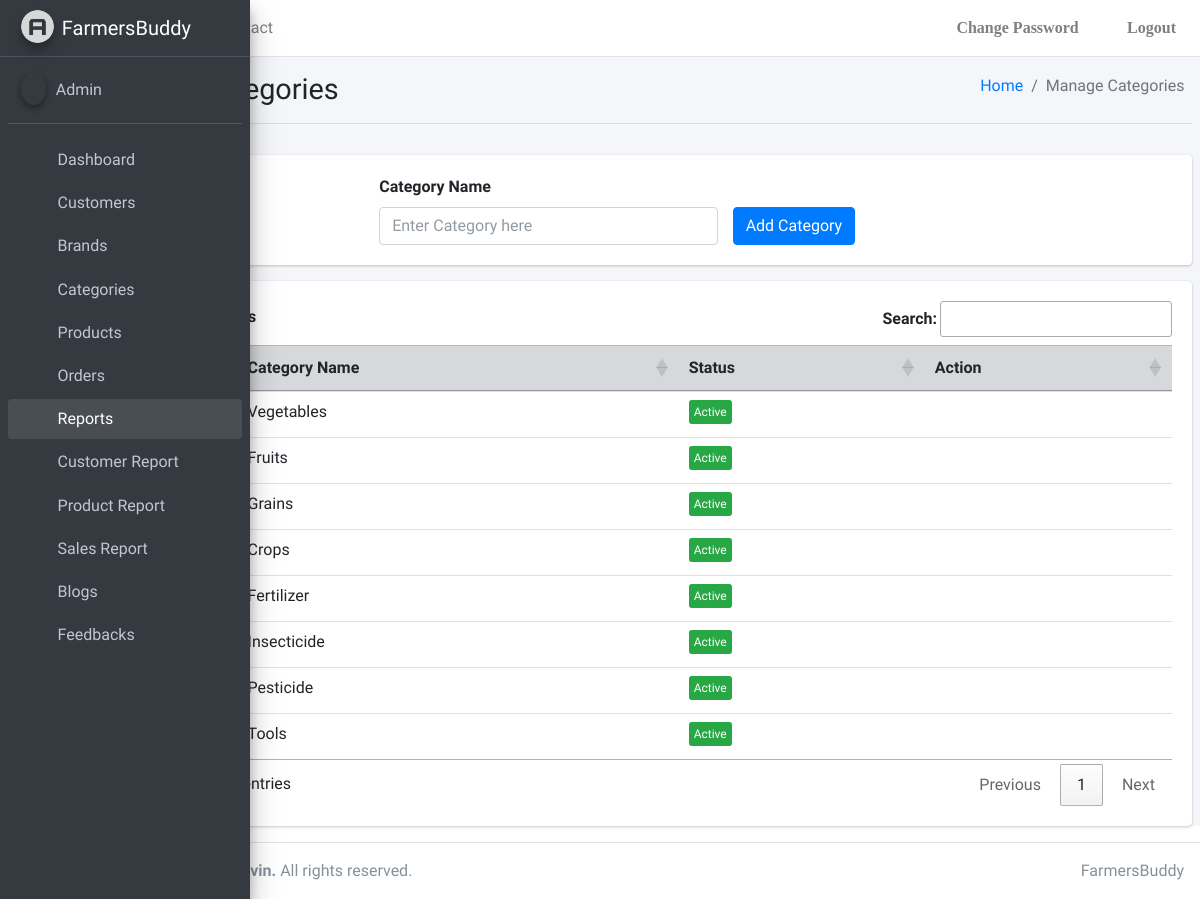
/FarmersBuddy/admin/managecategories, run on the app's committed database.
### FarmersBuddy/models.py (models this page shows, shortened)
class Category(models.Model):
    id = models.AutoField(primary_key=True)
    CategoryName = models.CharField(max_length=50)
    Status = models.CharField(max_length=1, default="1")

### FarmersBuddy/views.py (the view, shortened to what this page needs)
# urls.py: path('admin/managecategories', views.managecategories, name='managecategories'),
@never_cache
def managecategories(request):
    categories = Category.objects.all()
    dictbrands = {
        "Categories": categories
    }
    return render(request, "FarmersBuddy/Admin/managecategories.html", dictbrands)

### templates/FarmersBuddy/Admin/managecategories.html (shortened to what this page needs)
{% extends './base.html' %} {% block title %}Manage Categories{% endblock %}
{% block body %}
<div class="content-wrapper">
  <div class="content-header">
    <div class="container-fluid">
      <div class="row mb-2">
        <div class="col-sm-6">
          <h1 class="m-0">Manage Categories</h1>
        </div>
        <div class="col-sm-6">
          <ol class="breadcrumb float-sm-right">
            <li class="breadcrumb-item"><a href="#">Home</a></li>
            <li class="breadcrumb-item active">Manage Categories</li>
          </ol>
        </div>
      </div>
    </div>
    <hr />
  </div>
  <div class="content">
    <div class="card">
      <div class="card-body col-md-6 mx-auto">
      <form method="post"> {% csrf_token %}
      <div class="row">
        <div class="col-md-8 float-right">
        <label for="txtcategory" class="form-label">Category Name</label>
        <input type="text" class="form-control" id="txtcategory" name="txtcategory" placeholder="Enter Category here">
        </div>
        <div class="col-md-4 mx-auto">
        <br/>
        <button type="submit" id="btnadd" name="btnadd" class="btn btn-primary mt-2" >Add Category</button>
        </div>
        </div>
      </form>
      </div>
    </div>
    <div class="card">
        <div class="card-body">
         <table id="myTable" class="table table-hover table-responsive-md">
            <thead class="table-secondary">
              <th scope="col">#</th>
              <th scope="col">Category Name</th>
              <th scope="col">Status</th>
              <th scope="col">Action</th>
            </thead>
            <tbody>
            {% for item in Categories %}
            <tr>
            <th scope="row">{{ forloop.counter }}</th>
            <td>{{ item.CategoryName }}</td>
            {% if item.Status == "1"  %}
            <td><button id="{{ item.id }}" class='btn btn-xs btn-success btn-status'>Active</button></td>
            {% elif item.Status == "2" %}
            <td><button id="{{ item.id }}" class='btn btn-xs btn-warning btn-status'>Unverified</button></td>
            {% else %}
            <td><button id="{{ item.id }}" class='btn btn-xs btn-danger btn-status'>Inactive</button></td>
            {% endif %}
            <td>
              <button id="{{ item.id }}" class="btn btn-outline-warning btn-sm fas fa-edit border-0 btn-edit"></button>
              <button id="{{ item.id }}" class="btn btn-outline-danger btn-sm fas fa-trash-alt border-0 btn-delete"></button>
            </td>
            </tr>
            {% endfor %}
            </tbody>
          </table>
        </div>
      </div>
  </div>
</div>
{% endblock %}

### data on the page
Category: CategoryName "Vegetables"
Category: CategoryName "Fruits"
Category: CategoryName "Grains"
Category: CategoryName "Crops"
Category: CategoryName "Fertilizer"
Category: CategoryName "Insecticide"
Category: CategoryName "Pesticide"
Category: CategoryName "Tools"
